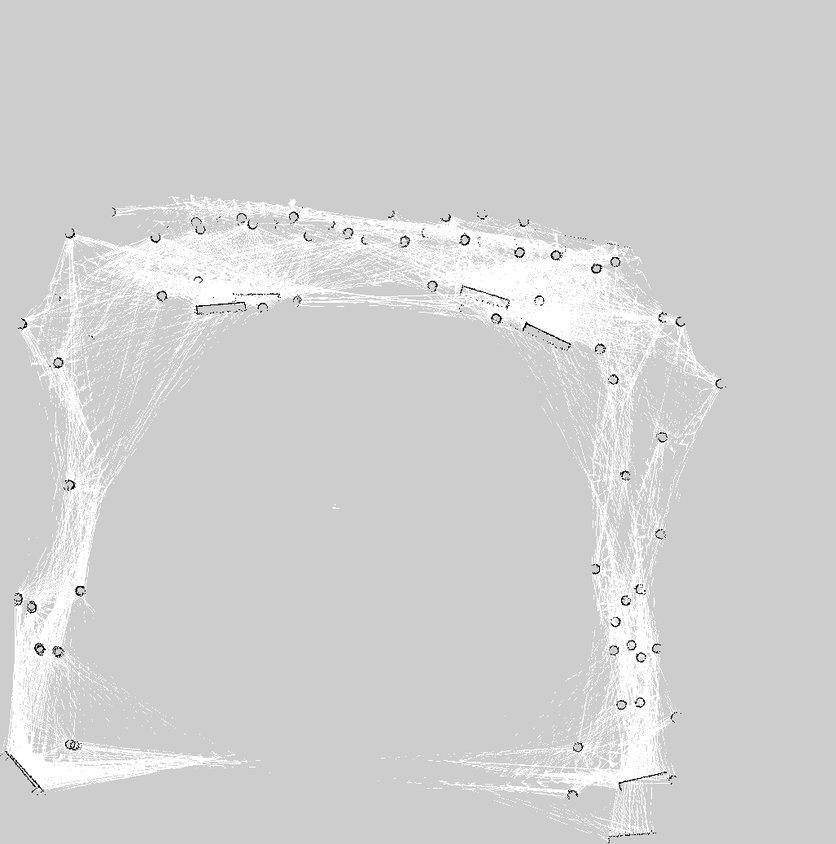
#> input picture maps/my_map.pgm, 836 x 844 px, shrunk from 1027 x 1037 before the run, found by its file name
$ python occupancy_grid.py
#> lines starting #> are read from the running program, lines starting #| are printed output that depends on the picture
import yaml
from PIL import Image
import numpy as np
import matplotlib.pyplot as plt

# Load the YAML file
def load_yaml(yaml_file):
    with open(yaml_file, 'r') as file:
        data = yaml.safe_load(file)
    return data

# Load the PGM file and convert to numpy array
def load_pgm(pgm_file):
    img = Image.open(pgm_file)
#> img is the input picture: PIL image 836x844 L; min 0, max 255, mean 209.3
    return np.array(img)

# Create the occupancy grid
def create_occupancy_grid(pgm_array, yaml_data):
    resolution = yaml_data['resolution']
    origin = yaml_data['origin']
    negate = yaml_data['negate']
    occupied_thresh = yaml_data['occupied_thresh']
    free_thresh = yaml_data['free_thresh']

    # Convert PGM values to occupancy values
    if negate:
        pgm_array = 255 - pgm_array

    occupancy_grid = np.zeros_like(pgm_array, dtype=float)
    occupancy_grid[pgm_array > (occupied_thresh * 255)] = 1.0
    occupancy_grid[pgm_array < (free_thresh * 255)] = 0.0
    occupancy_grid[(pgm_array >= (free_thresh * 255)) & (pgm_array <= (occupied_thresh * 255))] = -1.0

    return occupancy_grid

# Display the occupancy grid
def display_occupancy_grid(occupancy_grid, resolution, origin):
    plt.imshow(occupancy_grid, cmap='gray')
    plt.title('Occupancy Grid')
    plt.show()

# Example usage
yaml_file = '/home/prathamesh1709/IITISoC-24-IVR4-Motion-Planning-with-Controls-for-Self-Driving-Vehicles/maps/my_map.yaml'  # replace with your yaml file path
pgm_file = '/home/prathamesh1709/IITISoC-24-IVR4-Motion-Planning-with-Controls-for-Self-Driving-Vehicles/maps/my_map.pgm'    # replace with your pgm file path

yaml_data = load_yaml(yaml_file)
pgm_array = load_pgm(pgm_file)
occupancy_grid = create_occupancy_grid(pgm_array, yaml_data)
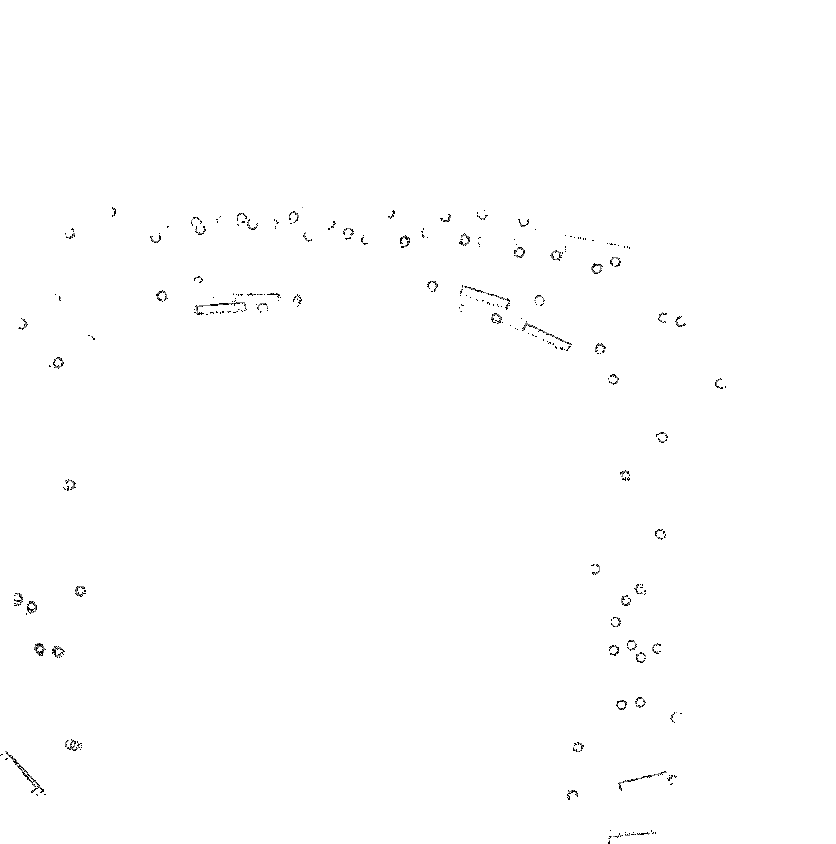
#> occupancy_grid: shape (844, 836) float64; min -1, max 1, mean 0.992; drawn with min black and max white

display_occupancy_grid(occupancy_grid, yaml_data['resolution'], yaml_data['origin'])

$ run again, with maps/map_soc_walls_3.pgm copied over maps/my_map.pgm
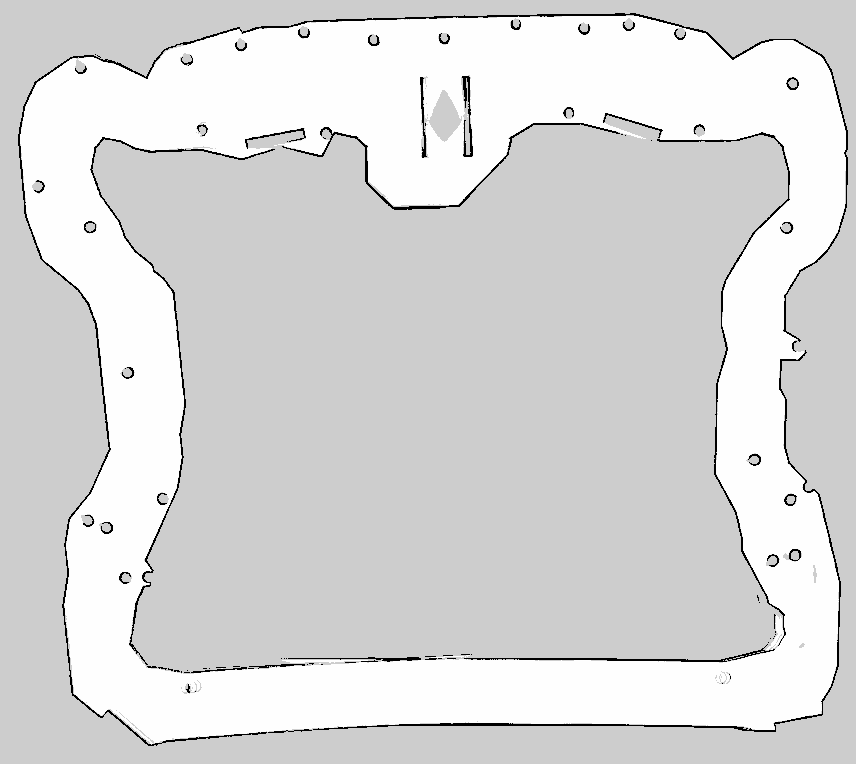
#> input picture maps/map_soc_walls_3.pgm, 856 x 764 px, found by its file name
#> in load_pgm, img is the input picture: PIL image 856x764 L; min 0, max 254, mean 216.9
#> `occupancy_grid = create_occupancy_grid(pgm_array, yaml_data)`:
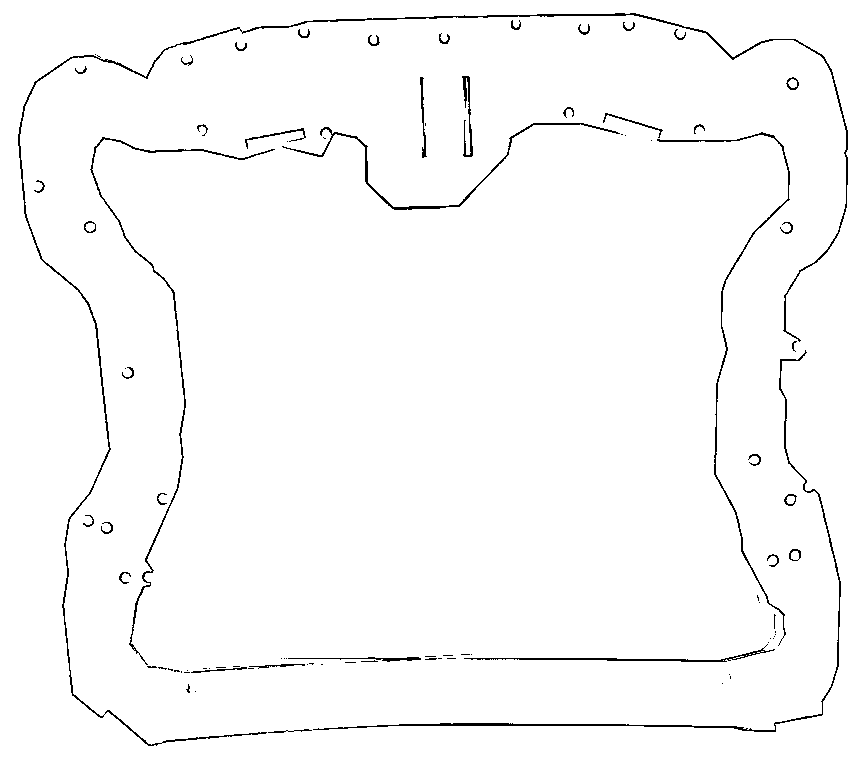
#> occupancy_grid: shape (764, 856) float64; values 0 (black) and 1 (white), 98.1% white; black in thin lines or dots

$ run again, with maps/map_soc_walls_4.pgm copied over maps/my_map.pgm
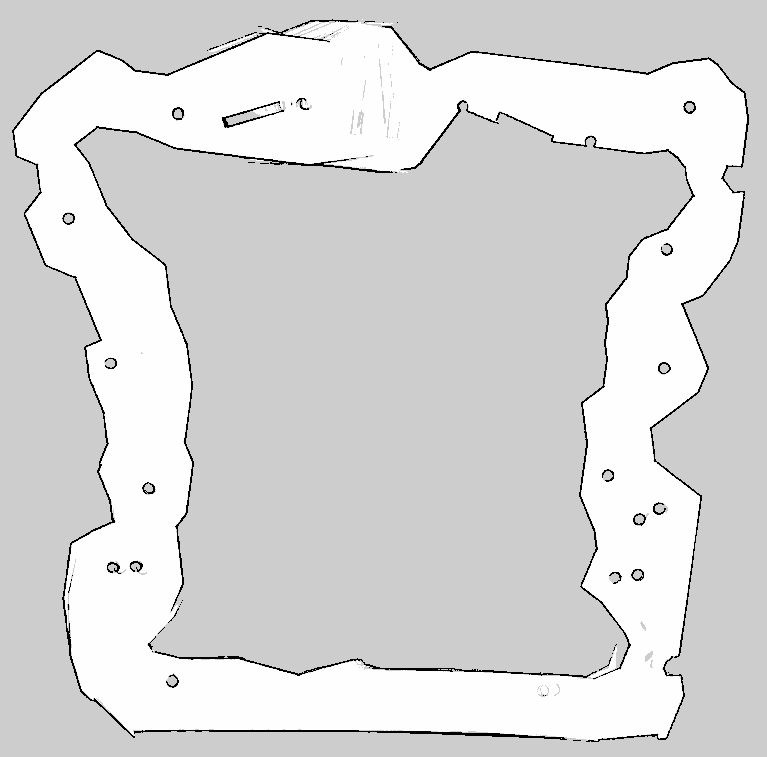
#> input picture maps/map_soc_walls_4.pgm, 767 x 757 px, found by its file name
#> in load_pgm, img is the input picture: PIL image 767x757 L; min 0, max 254, mean 216.7
#> `occupancy_grid = create_occupancy_grid(pgm_array, yaml_data)`:
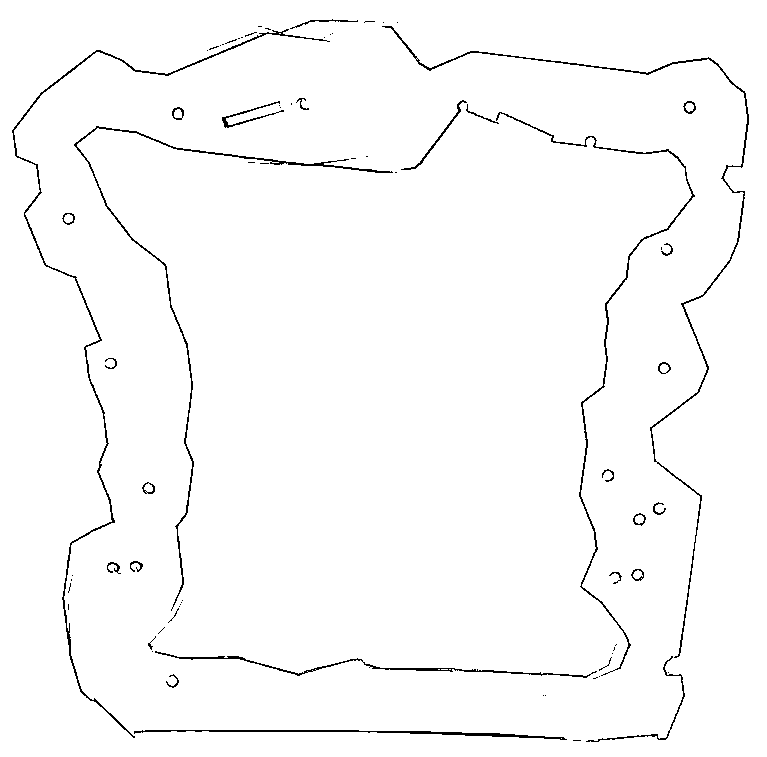
#> occupancy_grid: shape (757, 767) float64; values 0 (black) and 1 (white), 98.1% white; black in thin lines or dots

$ run again, with maps/soc_map.pgm copied over maps/my_map.pgm
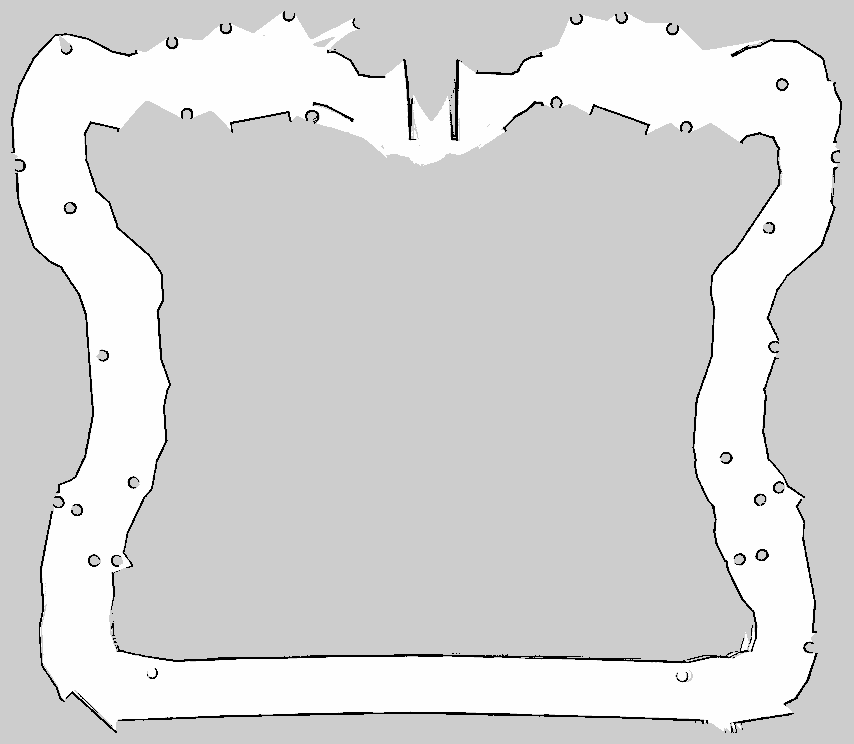
#> input picture maps/soc_map.pgm, 854 x 744 px, found by its file name
#> in load_pgm, img is the input picture: PIL image 854x744 L; min 0, max 254, mean 215.2
#> `occupancy_grid = create_occupancy_grid(pgm_array, yaml_data)`:
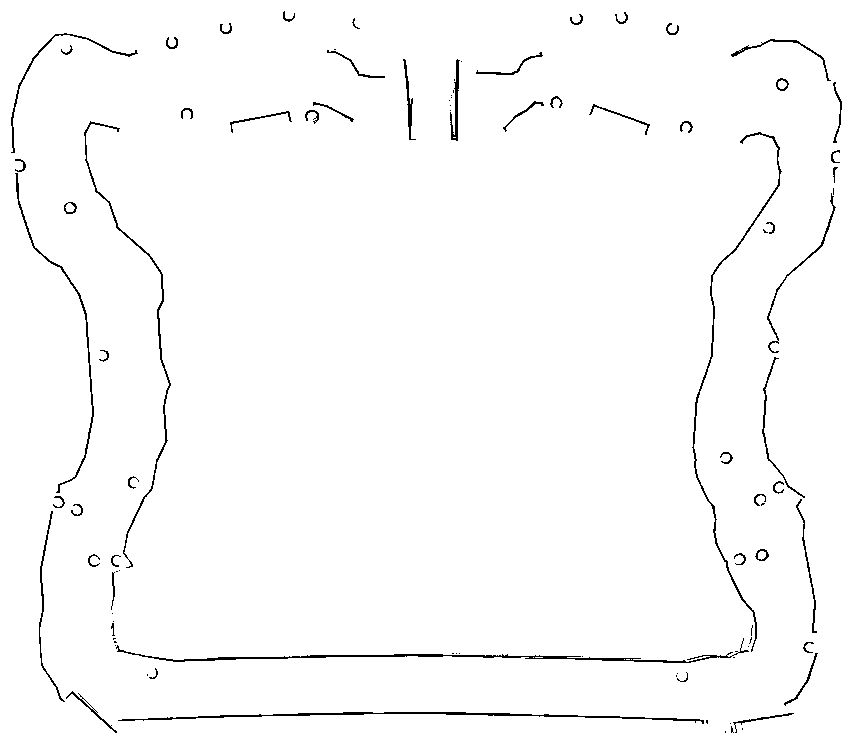
#> occupancy_grid: shape (744, 854) float64; values 0 (black) and 1 (white), 98.3% white; black in thin lines or dots
